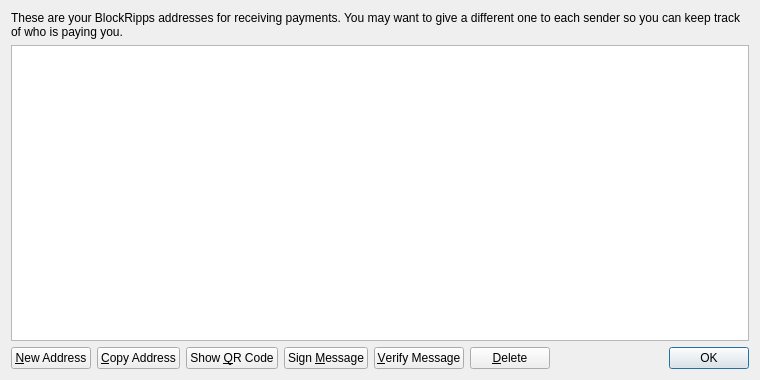
<?xml version="1.0" encoding="UTF-8"?>
<ui version="4.0">
 <class>AddressBookPage</class>
 <widget class="QWidget" name="AddressBookPage">
  <property name="geometry">
   <rect>
    <x>0</x>
    <y>0</y>
    <width>760</width>
    <height>380</height>
   </rect>
  </property>
  <property name="windowTitle">
   <string>Address Book</string>
  </property>
  <layout class="QVBoxLayout" name="verticalLayout">
   <item>
    <widget class="QLabel" name="labelExplanation">
     <property name="text">
      <string>These are your BlockRipps addresses for receiving payments. You may want to give a different one to each sender so you can keep track of who is paying you.</string>
     </property>
     <property name="textFormat">
      <enum>Qt::PlainText</enum>
     </property>
     <property name="wordWrap">
      <bool>true</bool>
     </property>
    </widget>
   </item>
   <item>
    <widget class="QTableView" name="tableView">
     <property name="contextMenuPolicy">
      <enum>Qt::CustomContextMenu</enum>
     </property>
     <property name="toolTip">
      <string>Double-click to edit address or label</string>
     </property>
     <property name="tabKeyNavigation">
      <bool>false</bool>
     </property>
     <property name="alternatingRowColors">
      <bool>true</bool>
     </property>
     <property name="selectionMode">
      <enum>QAbstractItemView::SingleSelection</enum>
     </property>
     <property name="selectionBehavior">
      <enum>QAbstractItemView::SelectRows</enum>
     </property>
     <property name="sortingEnabled">
      <bool>true</bool>
     </property>
     <attribute name="verticalHeaderVisible">
      <bool>false</bool>
     </attribute>
    </widget>
   </item>
   <item>
    <layout class="QHBoxLayout" name="horizontalLayout">
     <item>
      <widget class="QPushButton" name="newAddressButton">
       <property name="toolTip">
        <string>Create a new address</string>
       </property>
       <property name="text">
        <string>&amp;New Address</string>
       </property>
       <property name="icon">
        <iconset resource="../bitcoin.qrc">
         <normaloff>:/icons/add</normaloff>:/icons/add</iconset>
       </property>
      </widget>
     </item>
     <item>
      <widget class="QPushButton" name="copyToClipboard">
       <property name="toolTip">
        <string>Copy the currently selected address to the system clipboard</string>
       </property>
       <property name="text">
        <string>&amp;Copy Address</string>
       </property>
       <property name="icon">
        <iconset resource="../bitcoin.qrc">
         <normaloff>:/icons/editcopy</normaloff>:/icons/editcopy</iconset>
       </property>
      </widget>
     </item>
     <item>
      <widget class="QPushButton" name="showQRCode">
       <property name="text">
        <string>Show &amp;QR Code</string>
       </property>
       <property name="icon">
        <iconset resource="../bitcoin.qrc">
         <normaloff>:/icons/qrcode</normaloff>:/icons/qrcode</iconset>
       </property>
      </widget>
     </item>
     <item>
      <widget class="QPushButton" name="signMessage">
       <property name="toolTip">
        <string>Sign a message to prove you own a BlockRipps address</string>
       </property>
       <property name="text">
        <string>Sign &amp;Message</string>
       </property>
       <property name="icon">
        <iconset resource="../bitcoin.qrc">
         <normaloff>:/icons/edit</normaloff>:/icons/edit</iconset>
       </property>
      </widget>
     </item>
     <item>
      <widget class="QPushButton" name="verifyMessage">
       <property name="toolTip">
        <string>Verify a message to ensure it was signed with a specified BlockRipps address</string>
       </property>
       <property name="text">
        <string>&amp;Verify Message</string>
       </property>
       <property name="icon">
        <iconset resource="../bitcoin.qrc">
         <normaloff>:/icons/transaction_0</normaloff>:/icons/transaction_0</iconset>
       </property>
      </widget>
     </item>
     <item>
      <widget class="QPushButton" name="deleteButton">
       <property name="toolTip">
        <string>Delete the currently selected address from the list</string>
       </property>
       <property name="text">
        <string>&amp;Delete</string>
       </property>
       <property name="icon">
        <iconset resource="../bitcoin.qrc">
         <normaloff>:/icons/remove</normaloff>:/icons/remove</iconset>
       </property>
      </widget>
     </item>
     <item>
      <spacer name="horizontalSpacer">
       <property name="orientation">
        <enum>Qt::Horizontal</enum>
       </property>
       <property name="sizeHint" stdset="0">
        <size>
         <width>40</width>
         <height>20</height>
        </size>
       </property>
      </spacer>
     </item>
     <item>
      <widget class="QDialogButtonBox" name="buttonBox">
       <property name="sizePolicy">
        <sizepolicy hsizetype="Maximum" vsizetype="Fixed">
         <horstretch>0</horstretch>
         <verstretch>0</verstretch>
        </sizepolicy>
       </property>
       <property name="standardButtons">
        <set>QDialogButtonBox::Ok</set>
       </property>
      </widget>
     </item>
    </layout>
   </item>
  </layout>
 </widget>
 <resources>
  <include location="../bitcoin.qrc"/>
 </resources>
 <connections/>
</ui>
